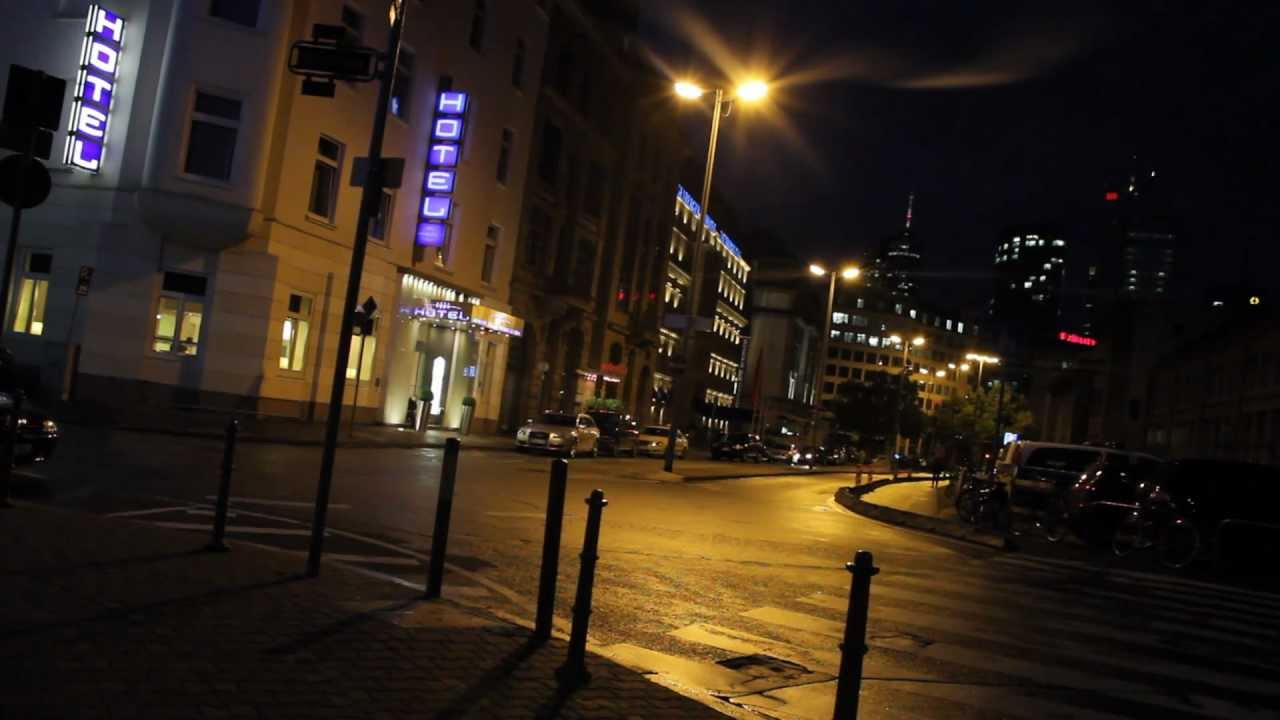
#> input picture LIME_V1.1/res_27_3.jpg, 1280 x 720 px
$ python lime.py
#> lines starting #> are read from the running program, lines starting #| are printed output that depends on the picture
### LIME_V1.1/fun1.py
import cv2
import numpy as np
from matplotlib import pyplot as plt

img = cv2.imread('res_27_3.jpg',0)
#> img: shape (720, 1280); min 0, max 255, mean 39
plt.hist(img.ravel(),256,[0,256]); plt.show()
#> after `plt.hist(img.ravel(), 256, [0, 256])`:
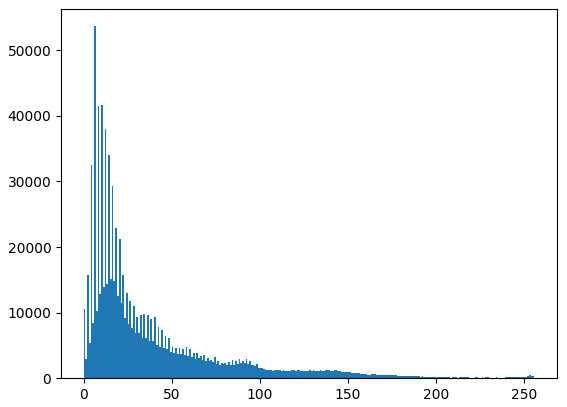
#> figure drawn by matplotlib, 1 panel; tallest bar 53669 high, from x = 6 to 7

### LIME_V1.1/lime.py
from __future__ import division
import cv2
import numpy as np
from matplotlib import pyplot as plt

import fun1

#img = cv2.imread('res_27_3.jpg',0)

for i in range(2,13):
	img = cv2.imread('img/inp_4.jpg',0)
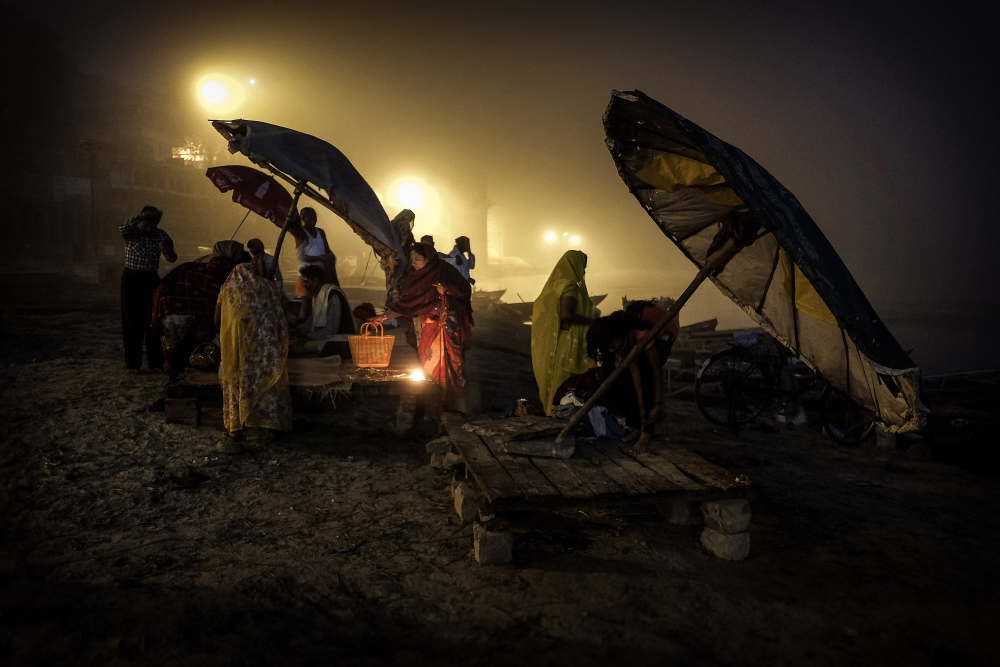
#> input picture LIME_V1.1/img/inp_4.jpg, 2000 x 1333 px (shown at 1/2 size)
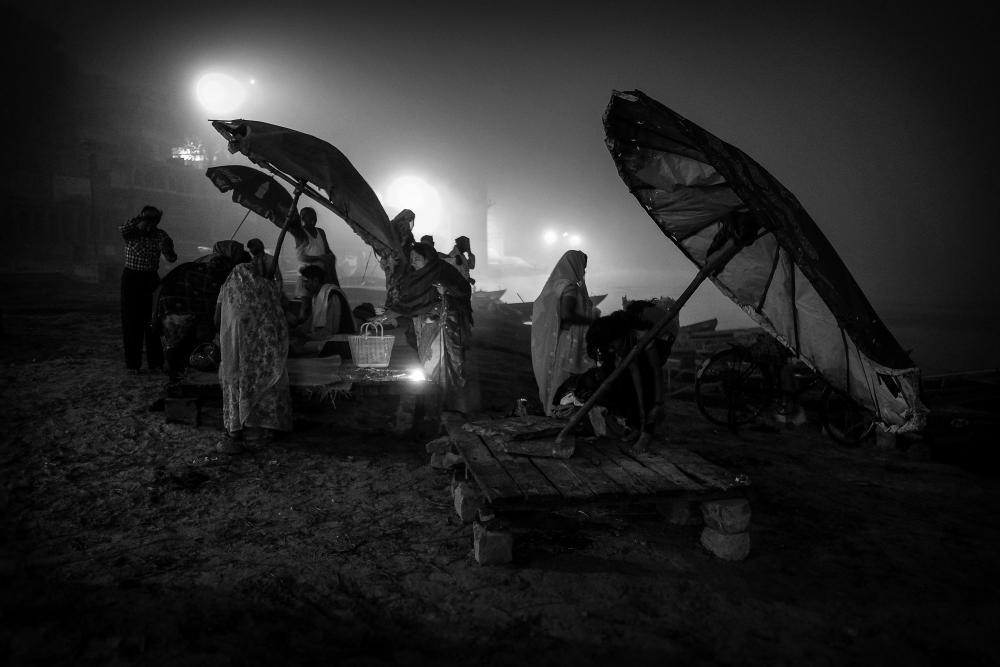
#> img: shape (1333, 2000) (shown at 1/2 size); min 0, max 255, mean 39
	equ = cv2.equalizeHist(img)
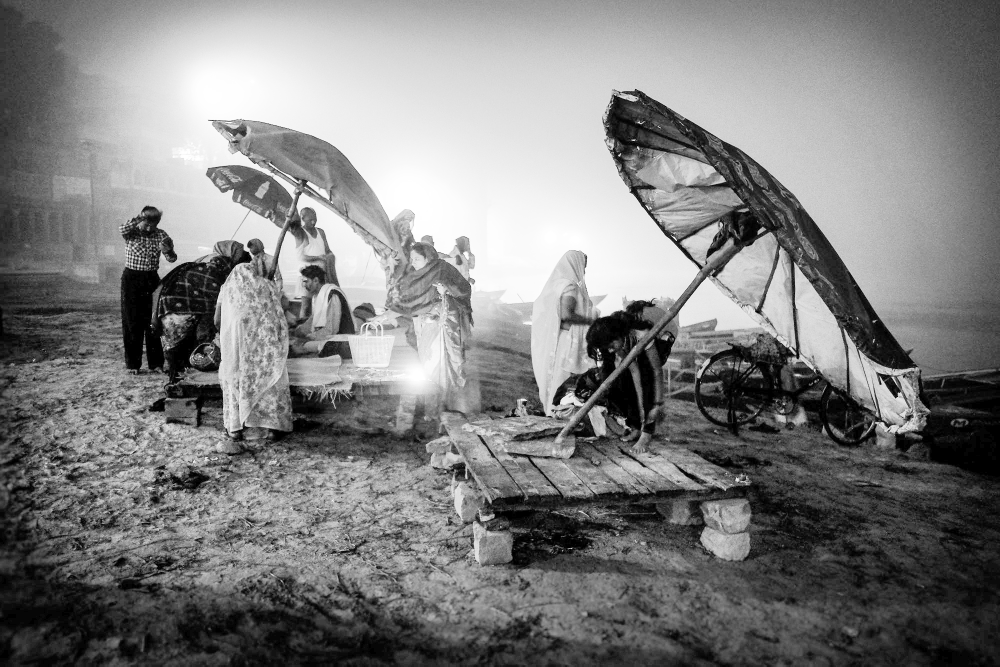
#> equ: shape (1333, 2000) (shown at 1/2 size); min 0, max 255, mean 127.1
	res = np.hstack((img,equ)) #stacking images side-by-side
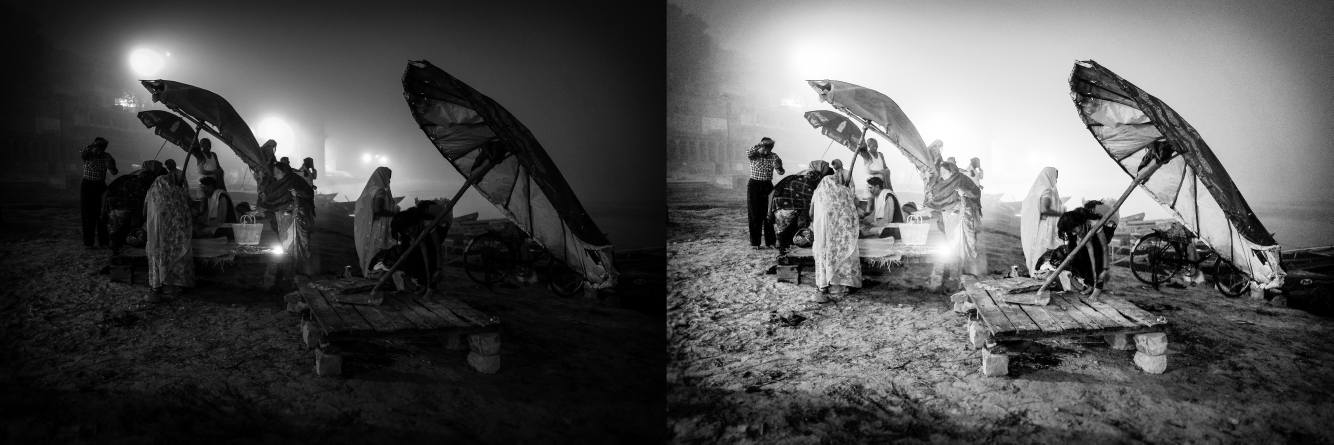
#> res: shape (1333, 4000) (shown at 1/3 size); min 0, max 255, mean 83
	cv2.imwrite('img/output.jpg',res)

img = cv2.imread('img/output.jpg',0)
#> img: shape (1333, 4000); min 0, max 255, mean 83
# create a mask
mask = np.zeros(img.shape[:2], np.uint8)
mask[100:300, 100:400] = 255
masked_img = cv2.bitwise_and(img,img,mask = mask)
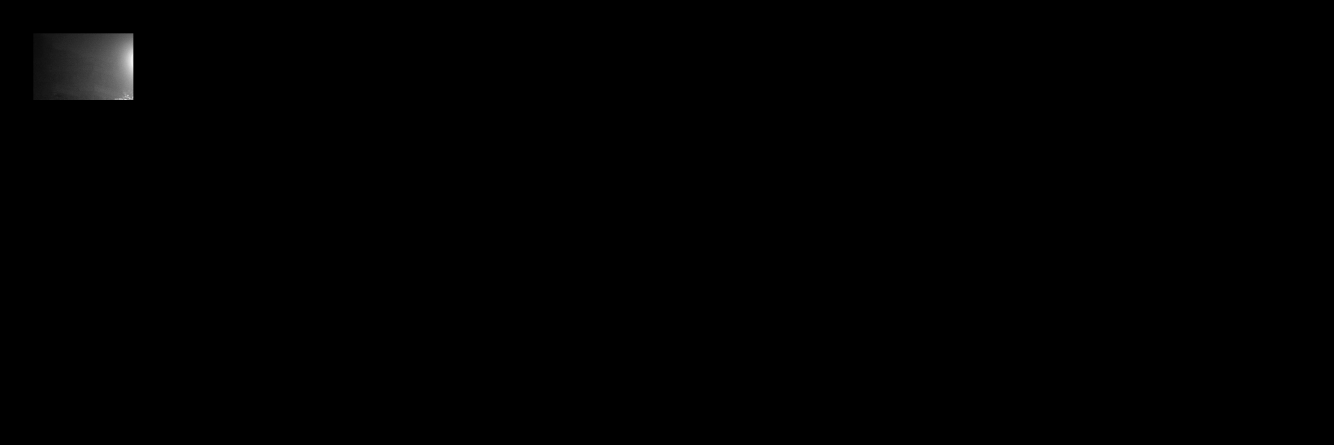
#> masked_img: shape (1333, 4000) (shown at 1/3 size); min 0, max 252, mean 0.8

# Calculate histogram with mask and without mask
# Check third argument for mask
hist_full = cv2.calcHist([img],[0],None,[256],[0,256])
hist_mask = cv2.calcHist([img],[0],mask,[256],[0,256])

plt.subplot(221), plt.imshow(img, 'gray')
plt.subplot(222), plt.imshow(mask,'gray')
plt.subplot(223), plt.imshow(masked_img, 'gray')
plt.subplot(224), plt.plot(hist_full), plt.plot(hist_mask)
plt.xlim([0,256])

plt.show()
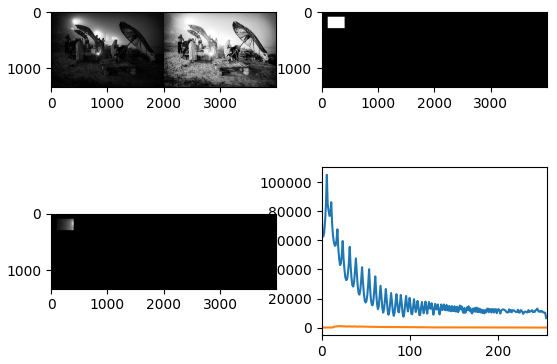
#> figure drawn by matplotlib, 4 panels; panel 4: curve peaks at x = 6, y = 105110; panel 4: curve peaks at x = 20, y = 993

#Smoothing Images
#blur = cv2.blur(img,(5,5))
blur = cv2.GaussianBlur(img,(5,5),0)

plt.subplot(121),plt.imshow(img),plt.title('Original')
plt.xticks([]), plt.yticks([])
plt.subplot(122),plt.imshow(blur),plt.title('Blurred')
plt.xticks([]), plt.yticks([])
plt.show()


#Show Actual Output and input
#img = cv2.imread('img/output.jpg',0)
screen_res = 1280, 720
scale_width = screen_res[0] / img.shape[1]
#> scale_width = 0.32
scale_height = screen_res[1] / img.shape[0]
#> scale_height = 0.54
scale = min(scale_width, scale_height)
#> scale = 0.32
window_width = int(img.shape[1] * scale)
#> window_width = 1280
window_height = int(img.shape[0] * scale)
#> window_height = 426

cv2.namedWindow('dst_rt', cv2.WINDOW_NORMAL)
cv2.resizeWindow('dst_rt', window_width, window_height)

cv2.imshow('dst_rt', img)
cv2.waitKey(0)
cv2.destroyAllWindows()
